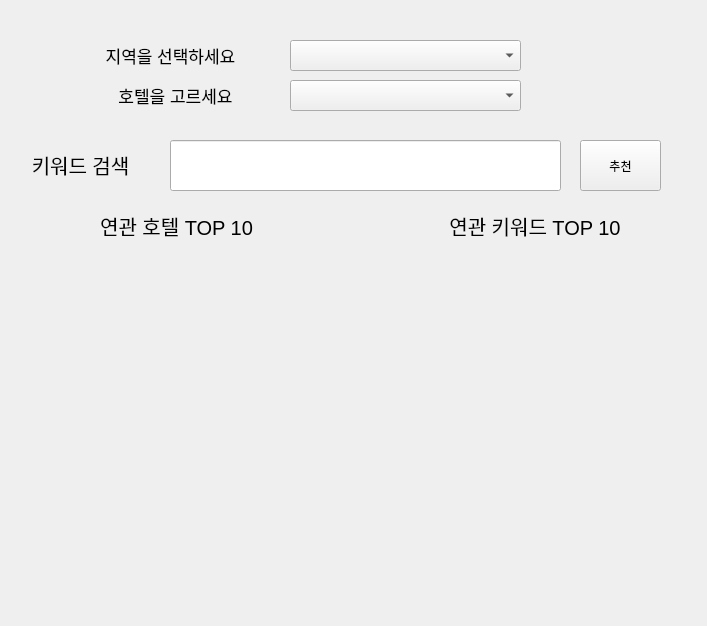
<?xml version="1.0" encoding="UTF-8"?>
<ui version="4.0">
 <class>Form</class>
 <widget class="QWidget" name="Form">
  <property name="geometry">
   <rect>
    <x>0</x>
    <y>0</y>
    <width>707</width>
    <height>626</height>
   </rect>
  </property>
  <property name="windowTitle">
   <string>Form</string>
  </property>
  <widget class="QComboBox" name="cmb_region">
   <property name="geometry">
    <rect>
     <x>290</x>
     <y>40</y>
     <width>231</width>
     <height>31</height>
    </rect>
   </property>
   <property name="font">
    <font>
     <pointsize>13</pointsize>
    </font>
   </property>
  </widget>
  <widget class="QComboBox" name="cmb_hotel">
   <property name="geometry">
    <rect>
     <x>290</x>
     <y>80</y>
     <width>231</width>
     <height>31</height>
    </rect>
   </property>
   <property name="font">
    <font>
     <pointsize>13</pointsize>
    </font>
   </property>
  </widget>
  <widget class="QLabel" name="label">
   <property name="geometry">
    <rect>
     <x>80</x>
     <y>40</y>
     <width>181</width>
     <height>31</height>
    </rect>
   </property>
   <property name="font">
    <font>
     <pointsize>13</pointsize>
    </font>
   </property>
   <property name="text">
    <string>지역을 선택하세요</string>
   </property>
   <property name="alignment">
    <set>Qt::AlignCenter</set>
   </property>
  </widget>
  <widget class="QLabel" name="label_2">
   <property name="geometry">
    <rect>
     <x>100</x>
     <y>80</y>
     <width>151</width>
     <height>31</height>
    </rect>
   </property>
   <property name="font">
    <font>
     <pointsize>13</pointsize>
    </font>
   </property>
   <property name="text">
    <string>호텔을 고르세요</string>
   </property>
   <property name="alignment">
    <set>Qt::AlignCenter</set>
   </property>
  </widget>
  <widget class="QLineEdit" name="le_search">
   <property name="geometry">
    <rect>
     <x>170</x>
     <y>140</y>
     <width>391</width>
     <height>51</height>
    </rect>
   </property>
   <property name="font">
    <font>
     <pointsize>15</pointsize>
    </font>
   </property>
  </widget>
  <widget class="QPushButton" name="btn_recommendation">
   <property name="geometry">
    <rect>
     <x>580</x>
     <y>140</y>
     <width>81</width>
     <height>51</height>
    </rect>
   </property>
   <property name="font">
    <font>
     <weight>50</weight>
     <bold>false</bold>
    </font>
   </property>
   <property name="text">
    <string>추천</string>
   </property>
  </widget>
  <widget class="QWidget" name="horizontalLayoutWidget">
   <property name="geometry">
    <rect>
     <x>0</x>
     <y>250</y>
     <width>711</width>
     <height>371</height>
    </rect>
   </property>
   <layout class="QHBoxLayout" name="horizontalLayout">
    <item>
     <widget class="QLabel" name="lbl_hotel">
      <property name="font">
       <font>
        <pointsize>15</pointsize>
       </font>
      </property>
      <property name="text">
       <string/>
      </property>
      <property name="alignment">
       <set>Qt::AlignCenter</set>
      </property>
     </widget>
    </item>
    <item>
     <widget class="QLabel" name="lbl_keyword">
      <property name="font">
       <font>
        <pointsize>15</pointsize>
       </font>
      </property>
      <property name="text">
       <string/>
      </property>
      <property name="alignment">
       <set>Qt::AlignCenter</set>
      </property>
     </widget>
    </item>
   </layout>
  </widget>
  <widget class="QWidget" name="horizontalLayoutWidget_2">
   <property name="geometry">
    <rect>
     <x>0</x>
     <y>200</y>
     <width>711</width>
     <height>51</height>
    </rect>
   </property>
   <layout class="QHBoxLayout" name="horizontalLayout_2">
    <item>
     <widget class="QLabel" name="label_5">
      <property name="font">
       <font>
        <pointsize>15</pointsize>
        <weight>50</weight>
        <bold>false</bold>
       </font>
      </property>
      <property name="text">
       <string>연관 호텔 TOP 10</string>
      </property>
      <property name="alignment">
       <set>Qt::AlignCenter</set>
      </property>
     </widget>
    </item>
    <item>
     <widget class="QLabel" name="label_6">
      <property name="font">
       <font>
        <pointsize>15</pointsize>
        <weight>50</weight>
        <bold>false</bold>
       </font>
      </property>
      <property name="text">
       <string>연관 키워드 TOP 10</string>
      </property>
      <property name="alignment">
       <set>Qt::AlignCenter</set>
      </property>
     </widget>
    </item>
   </layout>
  </widget>
  <widget class="QWidget" name="verticalLayoutWidget">
   <property name="geometry">
    <rect>
     <x>0</x>
     <y>129</y>
     <width>161</width>
     <height>71</height>
    </rect>
   </property>
   <layout class="QVBoxLayout" name="verticalLayout">
    <item>
     <widget class="QLabel" name="label_3">
      <property name="font">
       <font>
        <pointsize>15</pointsize>
        <weight>50</weight>
        <bold>false</bold>
       </font>
      </property>
      <property name="text">
       <string>키워드 검색</string>
      </property>
      <property name="alignment">
       <set>Qt::AlignCenter</set>
      </property>
     </widget>
    </item>
   </layout>
  </widget>
 </widget>
 <resources/>
 <connections/>
</ui>
